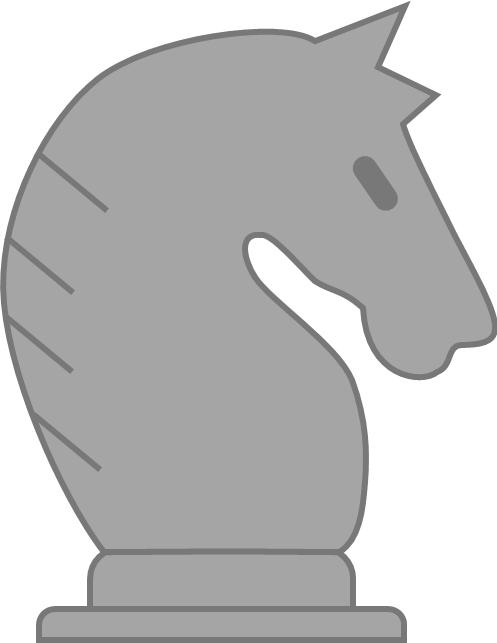
#> input picture dev-illustrations/knight_grey.png, 497 x 643 px
$ python colorize.py
#> lines starting #> are read from the running program, lines starting #| are printed output that depends on the picture
import matplotlib.pyplot as plt
import numpy as np

from PIL import Image

black_pawn = np.array(Image.open("../dev-illustrations/knight_grey.png"))
#> black_pawn is the input picture: shape (643, 497, 4); mean R, G, B, A 109.3, 109.3, 109.3, 173
black_pawn = black_pawn.astype("float32")
black_pawn = black_pawn.astype("uint8")
print(black_pawn[300])
#> (printed output is left out)

print(np.unique(black_pawn[:, :, :3]))
#| [  0 116 118 119 120 121 122 123 124 125 126 127 128 129 130 131 133 134
#|  135 136 137 138 140 142 143 146 147 148 149 150 151 152 154 155 157 158
#|  159 160 163 164 165]
print("R")
print(np.unique(black_pawn[:, :, 0]))
#| [  0 116 118 119 120 121 122 123 124 125 126 127 128 129 130 131 133 134
#|  135 136 137 138 140 142 143 146 147 148 149 150 151 152 154 155 157 158
#|  159 160 163 164 165]
print("G")
print(np.unique(black_pawn[:, :, 1]))
#| [  0 116 118 119 120 121 122 123 124 125 126 127 128 129 130 131 133 134
#|  135 136 137 138 140 142 143 146 147 148 149 150 151 152 154 155 157 158
#|  159 160 163 164 165]
print("B")
print(np.unique(black_pawn[:, :, 2]))
#| [  0 116 118 119 120 121 122 123 124 125 126 127 128 129 130 131 133 134
#|  135 136 137 138 140 142 143 146 147 148 149 150 151 152 154 155 157 158
#|  159 160 163 164 165]
print("A")
print(np.unique(black_pawn[:, :, 3]))
#| [  0   8  16  24  32  40  48  56  64  72  74  80  88  96 104 112 120 128
#|  135 143 151 159 167 175 180 183 191 199 207 215 223 230 231 239 243 246
#|  247 248 255]
plt.imshow(black_pawn[:, :, :])
plt.show()


black_pawn = black_pawn[:, :, :3]
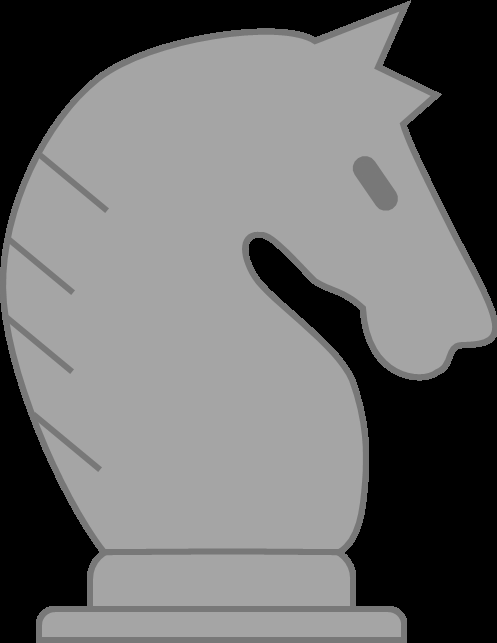
#> black_pawn: shape (643, 497, 3); min 0, max 165, mean 109.3
for h in range(len(black_pawn)):
	row = black_pawn[h]
	for w in range(len(row)):
		pix = row[w]
		for i in range(len(pix)):
			if pix[i] in list(range(116, 165)):
				black_pawn[h][w][i] = 255
			elif pix[i] == 0:
#> (the run stopped early here; a loop or call above may not have finished)
